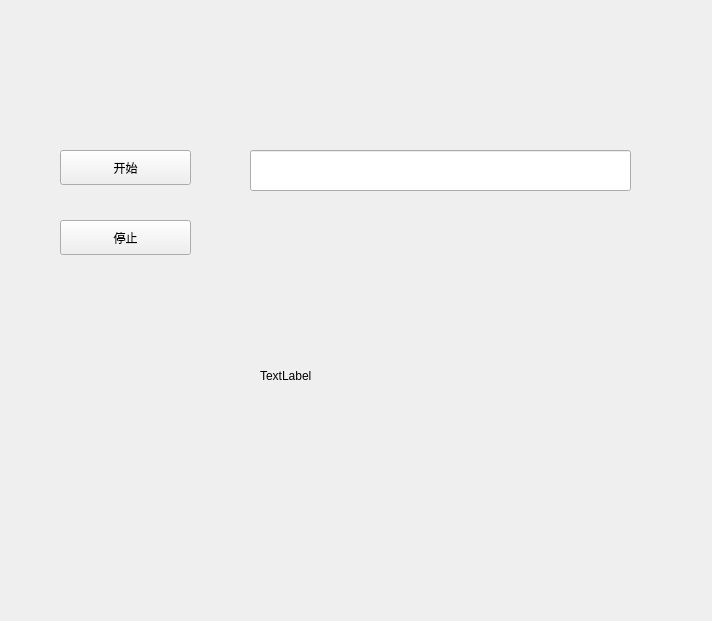
<?xml version="1.0" encoding="UTF-8"?>
<ui version="4.0">
 <class>Widget</class>
 <widget class="QWidget" name="Widget">
  <property name="geometry">
   <rect>
    <x>0</x>
    <y>0</y>
    <width>712</width>
    <height>621</height>
   </rect>
  </property>
  <property name="windowTitle">
   <string>Widget</string>
  </property>
  <widget class="QPushButton" name="pushButton">
   <property name="geometry">
    <rect>
     <x>60</x>
     <y>150</y>
     <width>131</width>
     <height>35</height>
    </rect>
   </property>
   <property name="text">
    <string>开始</string>
   </property>
  </widget>
  <widget class="QPushButton" name="pushButton_2">
   <property name="geometry">
    <rect>
     <x>60</x>
     <y>220</y>
     <width>131</width>
     <height>35</height>
    </rect>
   </property>
   <property name="text">
    <string>停止</string>
   </property>
  </widget>
  <widget class="QLineEdit" name="lineEdit">
   <property name="geometry">
    <rect>
     <x>250</x>
     <y>150</y>
     <width>381</width>
     <height>41</height>
    </rect>
   </property>
  </widget>
  <widget class="QLabel" name="label">
   <property name="geometry">
    <rect>
     <x>260</x>
     <y>230</y>
     <width>391</width>
     <height>291</height>
    </rect>
   </property>
   <property name="text">
    <string>TextLabel</string>
   </property>
  </widget>
 </widget>
 <resources/>
 <connections/>
</ui>
